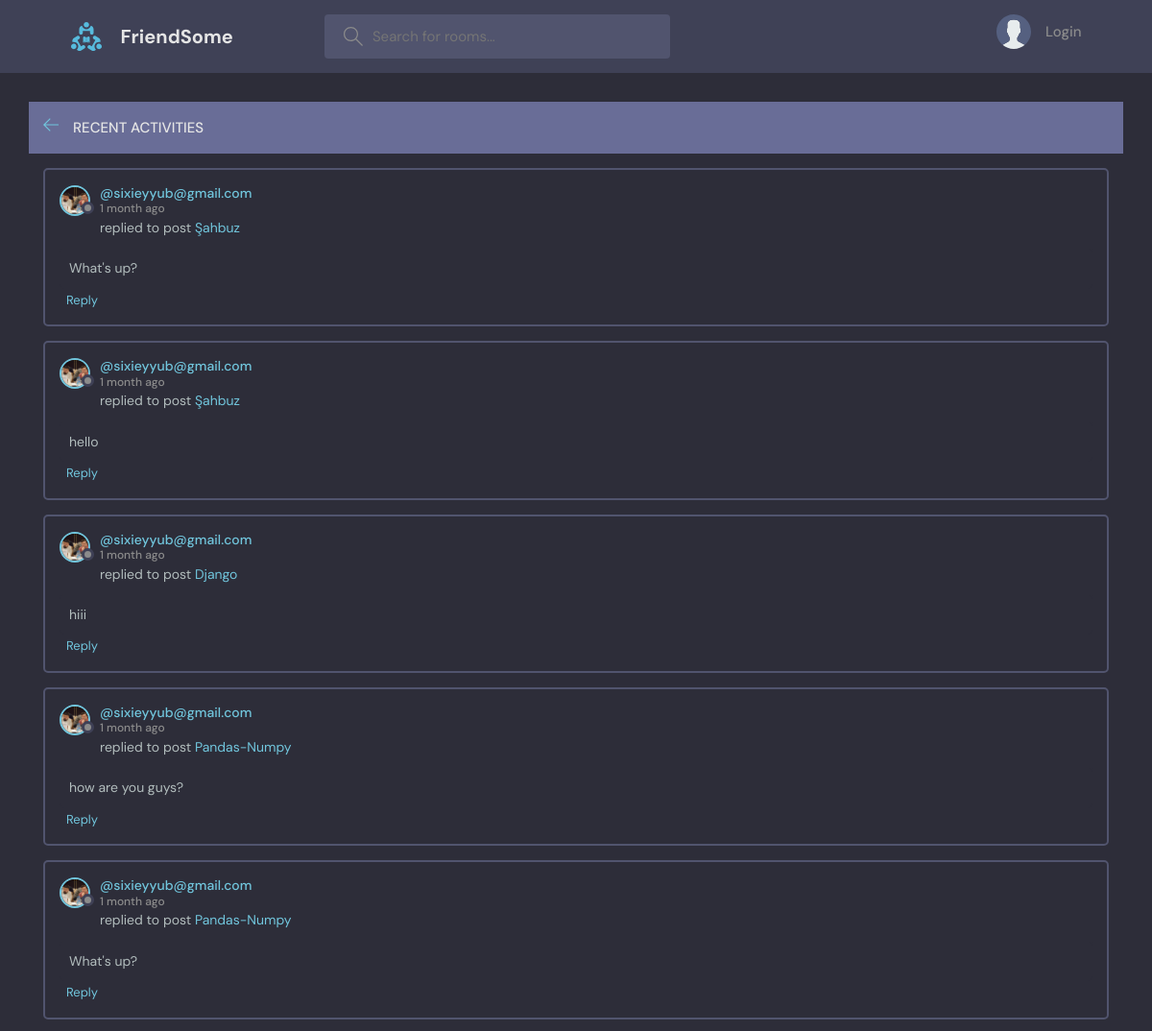
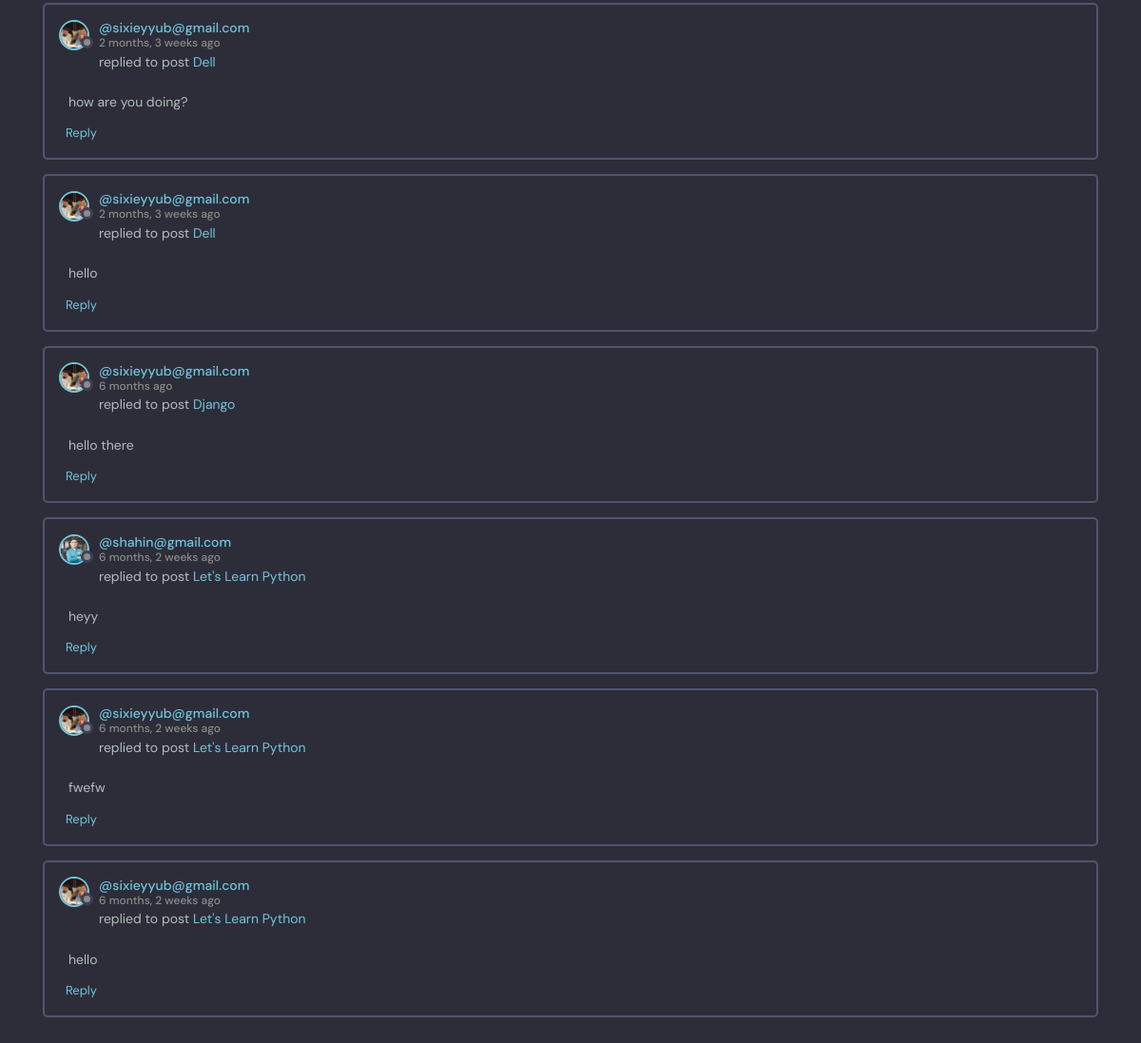
The page /activity/ on the database its author committed (2 pictures, top to bottom).
### base/models.py (models this page shows, shortened)
class Message(models.Model):
    user = models.ForeignKey(User, on_delete=models.CASCADE)
    room = models.ForeignKey(Room, on_delete=models.CASCADE)
    body = models.TextField(blank=False)
    updated = models.DateTimeField(auto_now=True)
    created = models.DateTimeField(auto_now_add=True)
    class Meta:
        ordering = ['-updated', '-created']

class User(AbstractUser):
    name = models.CharField(max_length=200, null=True)
    email = models.EmailField(unique=True, null=True)
    bio = models.TextField(null=True)
    avatar = models.ImageField(null=True, default="avatar.svg")
    USERNAME_FIELD = 'email'
    REQUIRED_FIELDS = []

class Room(models.Model):
    host = models.ForeignKey(User, on_delete=models.SET_NULL, null=True)
    topic = models.ForeignKey(Topic, on_delete=models.SET_NULL, null=True)
    name = models.CharField(max_length=200)
    description = models.TextField(null=True, blank=True)
    participants = models.ManyToManyField(User, related_name='participants', blank=True)
    updated = models.DateTimeField(auto_now=True)
    created = models.DateTimeField(auto_now_add=True)
    class Meta:
        ordering = ['-updated', '-created']
    def __str__(self):
        return self.name

### base/views.py (the view)
# urls.py: path('activity/', views.activityPage, name='activity'),
def activityPage(request):
    room_messages = Message.objects.all()
    return render(request, 'base/activity.html', {'room_messages': room_messages})

### base/templates/base/activity.html (shortened to what this page needs)
{% extends 'main.html' %}
{% block content %}
<div class="layout__body">
 <div class="layout__boxHeader">
 <div class="layout__boxTitle">
              <a href="{% url 'home' %}">
                <svg version="1.1" xmlns="http://www.w3.org/2000/svg" width="32" height="32" viewBox="0 0 32 32">
                  <title>arrow-left</title>
                  <path
                    d="M13.723 2.286l-13.723 13.714 13.719 13.714 1.616-1.611-10.96-10.96h27.625v-2.286h-27.625l10.965-10.965-1.616-1.607z"
                  ></path>
                </svg>
              </a>
              <h3>Recent Activities</h3>
            </div>
 </div>
    {% for message in room_messages %}
          <div class="activities__box">
            <div class="activities__boxHeader roomListRoom__header">
              <a href="{% url 'user-profile' message.user.id %}" class="roomListRoom__author">
                <div class="avatar avatar--small">
                  <img src="{{ message.user.avatar.url }}" />
                </div>
                <p>
                  @{{ message.user }}
                  <span>{{ message.created| timesince }} ago</span>
                </p>
              </a>
            </div>
            <div class="activities__boxContent">
              <p>replied to post <a href="{% url 'room' message.room.id %}">{{ message.room }}</a></p>
                {% with text=message.body  %}
                {% if text|wordcount > 20 %}
                    <div class="activities__boxRoomContent">
                    {{text|safe|linebreaks|truncatewords:15}}<a href="{% url 'room' message.room.id %}"><br>Read more</a>
                    </div>
                {% else %}
                    <div class="activities__boxRoomContent">
                        {{ text|safe|linebreaks }}
                     </div>
                {% endif %}
                {% endwith %}
                <a style="margin-left: -3.5rem; font-size:13px" href="{% url 'room' message.room.id %}"> <small>Reply</small> </a>
            </div>
          </div>
    {% endfor %}
</div>
{% endblock content %}

### static/styles/style.css (style rules this page uses)
:root { --color-main: #71c6dd; --color-main-light: #e1f6fb; --color-dark: #3f4156; --color-dark-medium: #51546e; --color-dark-light: #696d97; --color-light: #e5e5e5; --color-gray: #8b8b8b; --color-light-gray: #b2bdbd; --color-bg: #2d2d39; --color-success: #5dd693; --color-error: #fc4b0b; }
* { font-family: "DM Sans", -apple-system, BlinkMacSystemFont, "Segoe UI", Roboto, Oxygen, Ubuntu, Cantarell, "Open Sans", "Helvetica Neue", sans-serif; margin: 0; padding: 0; box-sizing: border-box; text-rendering: optimizeLegibility; font-size: inherit; }
html { font-size: 56.25%; }
@media only screen and (min-width: 1200px) { html { font-size: 62.5%; } }
body { line-height: 1.6; font-weight: 400; font-size: 1.5rem; color: var(--color-light-gray); background-color: var(--color-bg); min-height: 100vh; }
img { width: 100%; }
a { display: inline-block; color: var(--color-main); text-decoration: none; }
.avatar { position: relative; display: inline-block; border-radius: 50%; border: 2px solid var(--color-main); }
.avatar img { display: block; border-radius: 50%; object-fit: cover; object-position: center; }
.avatar::after { content: ""; display: block; position: absolute; background-color: var(--color-gray); z-index: 111; border-radius: 50%; border: 0.3rem solid var(--color-dark); }
.avatar.avatar--small img { width: 2.8rem; height: 2.8rem; }
.avatar.avatar--small:after { width: 0.7rem; height: 0.7rem; bottom: 0; right: -6px; }
.layout__boxHeader { display: flex; padding: 1.5rem; background-color: var(--color-dark-light); }
.layout__boxTitle { display: flex; gap: 1.5rem; align-items: center; }
.layout__boxTitle h3 { text-transform: uppercase; font-weight: 500; color: var(--color-light); }
.layout__boxTitle svg { width: 1.6rem; height: 1.6rem; fill: var(--color-main); }
.layout__body { margin: 3rem; }
.roomListRoom__header { display: flex; justify-content: space-between; align-items: center; }
.roomListRoom__author { font-weight: 500; display: flex; align-items: center; gap: 1rem; }
.activities__box { margin: 1.5rem; padding: 1.5rem; border: 2px solid var(--color-dark-medium); border-radius: 5px; }
.activities__boxHeader p { font-size: 1.4rem; line-height: 1.3; }
.activities__boxHeader p span { color: var(--color-gray); font-size: 1.2rem; display: block; }
.activities__boxContent { margin-left: 4.2rem; }
.activities__boxContent { font-size: 1.4rem; }
.activities__boxRoomContent { background: var(--color-bg); padding: 1rem; border-radius: 5px; margin-top: 1rem; margin-left: -4.2rem; }

### rows shown on the page
Message: user.avatar (picture), user "sixieyyub@gmail.com", created "1 month", room "Şahbuz", body "What's up?"
Message: user.avatar (picture), user "sixieyyub@gmail.com", created "1 month", room "Şahbuz", body "hello"
Message: user.avatar (picture), user "sixieyyub@gmail.com", created "1 month", room "Django", body "hiii"
Message: user.avatar (picture), user "sixieyyub@gmail.com", created "1 month", room "Pandas-Numpy", body "how are you guys?"
Message: user.avatar (picture), user "sixieyyub@gmail.com", created "1 month", room "Pandas-Numpy", body "What's up?"
Message: user.avatar (picture), user "sixieyyub@gmail.com", created "2 months, 3 weeks", room "Dell", body "how are you doing?"
Message: user.avatar (picture), user "sixieyyub@gmail.com", created "2 months, 3 weeks", room "Dell", body "hello"
Message: user.avatar (picture), user "sixieyyub@gmail.com", created "6 months", room "Django", body "hello there"
Message: user.avatar (picture), user "shahin@gmail.com", created "6 months, 2 weeks", room "Let's Learn Python", body "heyy"
Message: user.avatar (picture), user "sixieyyub@gmail.com", created "6 months, 2 weeks", room "Let's Learn Python", body "fwefw"
Message: user.avatar (picture), user "sixieyyub@gmail.com", created "6 months, 2 weeks", room "Let's Learn Python", body "hello"
